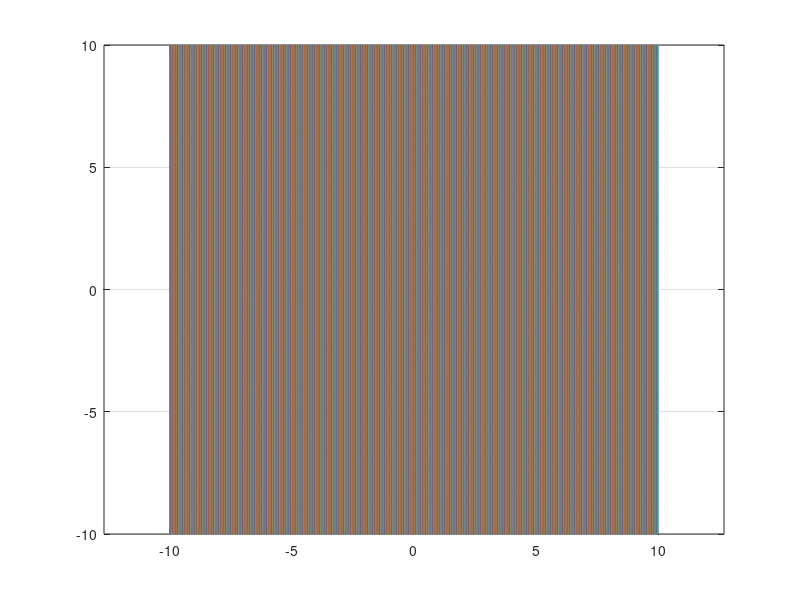
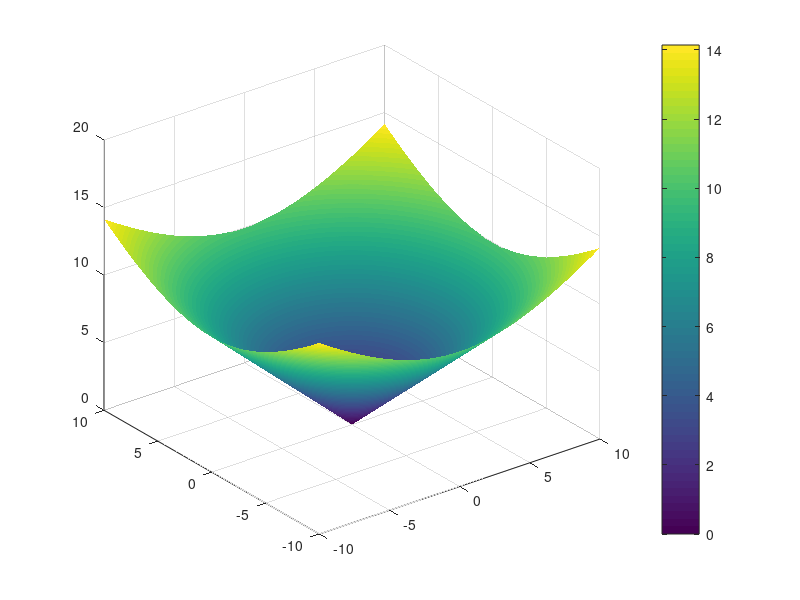

These figures' MATLAB source, in order: (Note: this script raises an error after producing the figures.)
clc;
close all;
clear 
sig=-10:0.01:10;
omg=-10:0.01:10;
[SIG,OMG]=meshgrid(sig,omg);
S=SIG+1j*OMG;
plot(real(S),imag(S));
grid on
axis equal
figure;
surf(SIG,OMG,abs(S));
shading interp
colorbar
xlabel("sigma",FontSize=18);
ylabel("omega",FontSize=18);
zlabel("abs(S)",FontSize=18)
